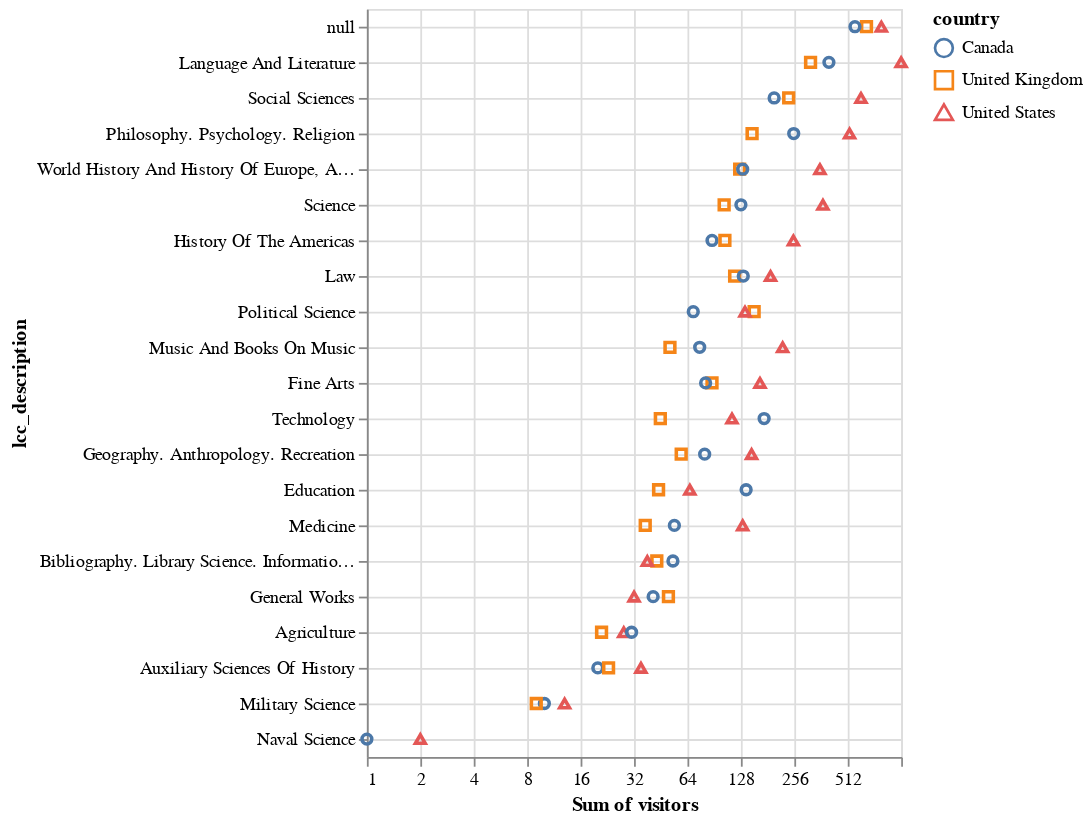

The code cell stored with this chart in its notebook:
### Markdown cell above
## Log scale on number of visitors

Let's introduce a log scale on X, since the x values distribution is a bit skewed. That way it'll be easier to see the small and large values at the same time. 

**With a log scale you shouldn't use bars, since there's no zero-point, so we'll switch to `mark_point()`** *(I don't tend to use shape variation, but I wanted to show you how it's done.)*

### Alternative log scales

Sometimes the numbers and lookup work out better if you do **a log scale that's not base 10.**

### Code cell
alt.Chart(pageviews).mark_point().encode(
    x = alt.X('sum(visitors)').scale(type='log', base=2),
    y = alt.Y('lcc_description').sort('-x'),
    color = 'country',
    shape = 'country'
).configure_axisY(grid=True)

### Figure 1 — Vega specification as saved in the notebook (floating-point values rounded to 4 significant figures)
{"$schema": "https://vega.github.io/schema/vega/v5.json", "data": [{"name": "source_0"}, {"name": "data_0", "values": [{"country": "Canada", "lcc_description": "Military Science", "sum_visitors": 10}, {"country": "United States", "lcc_description": "History Of The Americas", "sum_visitors": 253}, {"country": "United Kingdom", "lcc_description": "Social Sciences", "sum_visitors": 238}, {"country": "United Kingdom", "lcc_description": null, "sum_visitors": 653}, {"country": "United Kingdom", "lcc_description": "Science", "sum_visitors": 103}, {"country": "Canada", "lcc_description": "Medicine", "sum_visitors": 54}, {"country": "Canada", "lcc_description": "Language And Literature", "sum_visitors": 401}, {"country": "United Kingdom", "lcc_description": "Philosophy. Psychology. Religion", "sum_visitors": 148}, {"country": "United Kingdom", "lcc_description": "World History And History Of Europe, Asia, Africa, Australia, New Zealand, Etc.", "sum_visitors": 126}, {"country": "United Kingdom", "lcc_description": "Language And Literature", "sum_visitors": 316}, {"country": "United States", "lcc_description": "Science", "sum_visitors": 371}, {"country": "Canada", "lcc_description": null, "sum_visitors": 562}, {"country": "United States", "lcc_description": "Fine Arts", "sum_visitors": 164}, {"country": "United States", "lcc_description": "Philosophy. Psychology. Religion", "sum_visitors": 524}, {"country": "United States", "lcc_description": "Social Sciences", "sum_visitors": 608}, {"country": "United Kingdom", "lcc_description": "Education", "sum_visitors": 44}, {"country": "Canada", "lcc_description": "Social Sciences", "sum_visitors": 197}, {"country": "Canada", "lcc_description": "Bibliography. Library Science. Information Resources (General)", "sum_visitors": 53}, {"country": "United States", "lcc_description": null, "sum_visitors": 792}, {"country": "United Kingdom", "lcc_description": "Law", "sum_visitors": 118}, {"country": "Canada", "lcc_description": "Education", "sum_visitors": 137}, {"country": "Canada", "lcc_description": "Music And Books On Music", "sum_visitors": 75}, {"country": "United Kingdom", "lcc_description": "Fine Arts", "sum_visitors": 88}, {"country": "Canada", "lcc_description": "World History And History Of Europe, Asia, Africa, Australia, New Zealand, Etc.", "sum_visitors": 131}, {"country": "United States", "lcc_description": "Language And Literature", "sum_visitors": 1023}, {"country": "Canada", "lcc_description": "Law", "sum_visitors": 132}, {"country": "United States", "lcc_description": "Geography. Anthropology. Recreation", "sum_visitors": 147}, {"country": "United States", "lcc_description": "Law", "sum_visitors": 188}, {"country": "United Kingdom", "lcc_description": "Bibliography. Library Science. Information Resources (General)", "sum_visitors": 43}, {"country": "United Kingdom", "lcc_description": "General Works", "sum_visitors": 50}, {"country": "United States", "lcc_description": "Agriculture", "sum_visitors": 28}, {"country": "United Kingdom", "lcc_description": "Political Science", "sum_visitors": 152}, {"country": "United Kingdom", "lcc_description": "Geography. Anthropology. Recreation", "sum_visitors": 59}, {"country": "Canada", "lcc_description": "Geography. Anthropology. Recreation", "sum_visitors": 80}, {"country": "Canada", "lcc_description": "Philosophy. Psychology. Religion", "sum_visitors": 254}, {"country": "Canada", "lcc_description": "General Works", "sum_visitors": 41}, {"country": "Canada", "lcc_description": "Science", "sum_visitors": 128}, {"country": "United States", "lcc_description": "Technology", "sum_visitors": 114}, {"country": "United States", "lcc_description": "World History And History Of Europe, Asia, Africa, Australia, New Zealand, Etc.", "sum_visitors": 357}, {"country": "United Kingdom", "lcc_description": "Agriculture", "sum_visitors": 21}, {"country": "Canada", "lcc_description": "History Of The Americas", "sum_visitors": 88}, {"country": "United States", "lcc_description": "General Works", "sum_visitors": 32}, {"country": "United Kingdom", "lcc_description": "Music And Books On Music", "sum_visitors": 51}, {"country": "Canada", "lcc_description": "Technology", "sum_visitors": 173}, {"country": "United States", "lcc_description": "Music And Books On Music", "sum_visitors": 220}, {"country": "Canada", "lcc_description": "Political Science", "sum_visitors": 69}, {"country": "United States", "lcc_description": "Education", "sum_visitors": 66}, {"country": "United States", "lcc_description": "Auxiliary Sciences Of History", "sum_visitors": 35}, {"country": "Canada", "lcc_description": "Auxiliary Sciences Of History", "sum_visitors": 20}, {"country": "United Kingdom", "lcc_description": "History Of The Americas", "sum_visitors": 104}, {"country": "United States", "lcc_description": "Medicine", "sum_visitors": 131}, {"country": "United States", "lcc_description": "Military Science", "sum_visitors": 13}, {"country": "Canada", "lcc_description": "Fine Arts", "sum_visitors": 81}, {"country": "United States", "lcc_description": "Political Science", "sum_visitors": 135}, {"country": "United Kingdom", "lcc_description": "Auxiliary Sciences Of History", "sum_visitors": 23}, {"country": "Canada", "lcc_description": "Agriculture", "sum_visitors": 31}, {"country": "United States", "lcc_description": "Bibliography. Library Science. Information Resources (General)", "sum_visitors": 38}, {"country": "United Kingdom", "lcc_description": "Technology", "sum_visitors": 45}, {"country": "United Kingdom", "lcc_description": "Medicine", "sum_visitors": 37}, {"country": "United Kingdom", "lcc_description": "Military Science", "sum_visitors": 9}, {"country": "United States", "lcc_description": "Naval Science", "sum_visitors": 2}, {"country": "Canada", "lcc_description": "Naval Science", "sum_visitors": 1}]}, {"name": "source_0_y_domain_lcc_description", "values": [{"lcc_description": "Military Science", "sort_field": 32}, {"lcc_description": "History Of The Americas", "sort_field": 445}, {"lcc_description": "Social Sciences", "sort_field": 1043}, {"lcc_description": null, "sort_field": 2007}, {"lcc_description": "Science", "sort_field": 602}, {"lcc_description": "Medicine", "sort_field": 222}, {"lcc_description": "Language And Literature", "sort_field": 1740}, {"lcc_description": "Philosophy. Psychology. Religion", "sort_field": 926}, {"lcc_description": "World History And History Of Europe, Asia, Africa, Australia, New Zealand, Etc.", "sort_field": 614}, {"lcc_description": "Fine Arts", "sort_field": 333}, {"lcc_description": "Education", "sort_field": 247}, {"lcc_description": "Bibliography. Library Science. Information Resources (General)", "sort_field": 134}, {"lcc_description": "Law", "sort_field": 438}, {"lcc_description": "Music And Books On Music", "sort_field": 346}, {"lcc_description": "Geography. Anthropology. Recreation", "sort_field": 286}, {"lcc_description": "General Works", "sort_field": 123}, {"lcc_description": "Agriculture", "sort_field": 80}, {"lcc_description": "Political Science", "sort_field": 356}, {"lcc_description": "Technology", "sort_field": 332}, {"lcc_description": "Auxiliary Sciences Of History", "sort_field": 78}, {"lcc_description": "Naval Science", "sort_field": 3}]}, {"name": "data_0_color_domain_country", "values": [{"country": "Canada"}, {"country": "United States"}, {"country": "United Kingdom"}]}, {"name": "data_0_shape_domain_country", "values": [{"country": "Canada"}, {"country": "United States"}, {"country": "United Kingdom"}]}], "signals": [{"name": "y_step", "value": 20}, {"name": "height", "update": "bandspace(domain('y').length, 1, 0.5) * y_step"}], "marks": [{"type": "symbol", "name": "marks", "from": {"data": "data_0"}, "encode": {"update": {"stroke": {"field": "country", "scale": "color"}, "y": {"field": "lcc_description", "scale": "y"}, "description": {"signal": "\"Sum of visitors: \" + (format(datum[\"sum_visitors\"], \"\")) + \"; lcc_description: \" + (isValid(datum[\"lcc_description\"]) ? datum[\"lcc_description\"] : \"\"+datum[\"lcc_description\"]) + \"; country: \" + (isValid(datum[\"country\"]) ? datum[\"country\"] : \"\"+datum[\"country\"])"}, "x": {"field": "sum_visitors", "scale": "x"}, "shape": {"field": "country", "scale": "shape"}, "fill": {"value": "transparent"}, "ariaRoleDescription": {"value": "point"}}}, "style": ["point"]}], "scales": [{"name": "x", "type": "log", "domain": {"data": "data_0", "field": "sum_visitors"}, "range": [0, {"signal": "width"}], "base": 2, "nice": true}, {"name": "y", "type": "point", "domain": {"data": "source_0_y_domain_lcc_description", "field": "lcc_description", "sort": {"op": "max", "field": "sort_field", "order": "descending"}}, "range": {"step": {"signal": "y_step"}}, "padding": 0.5}, {"name": "color", "type": "ordinal", "domain": {"data": "data_0_color_domain_country", "field": "country", "sort": true}, "range": "category"}, {"name": "shape", "type": "ordinal", "domain": {"data": "data_0_shape_domain_country", "field": "country", "sort": true}, "range": "symbol"}], "axes": [{"scale": "x", "gridScale": "y", "orient": "bottom", "minExtent": 0, "zindex": 0, "maxExtent": 0, "ticks": false, "labels": false, "aria": false, "domain": false, "grid": true}, {"scale": "y", "grid": true, "labels": false, "gridScale": "x", "aria": false, "maxExtent": 0, "minExtent": 0, "orient": "left", "domain": false, "ticks": false, "zindex": 0}, {"scale": "x", "orient": "bottom", "grid": false, "title": "Sum of visitors", "labelFlush": true, "labelOverlap": "greedy", "zindex": 0}, {"scale": "y", "zindex": 0, "grid": false, "orient": "left", "title": "lcc_description"}], "legends": [{"stroke": "color", "symbolType": "circle", "title": "country", "encode": {"symbols": {"update": {"fill": {"value": "transparent"}}}}, "shape": "shape"}], "width": 300, "style": "cell", "background": "white", "config": {"axisY": {"grid": true}}, "padding": 5}
